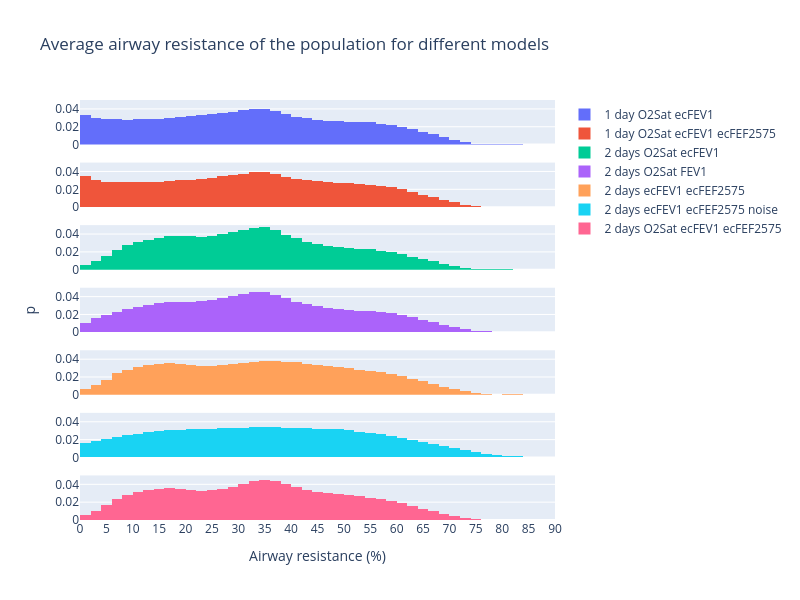

The notebook cell this image was saved under:
### Code cell
xbins = 0.1
method = "1 sigma interpercentile range"
xbins = 0.2
xrange = [0, 30]
method = "2 sigma interpercentile range"
xbins = 0.4
xrange = [0, 50]
# method = "3 sigma interpercentile range"
# xbins = 0.4
# xrange = [0, 70]

title = f"Average airway resistance of the population for different models"

fig = make_subplots(rows=7, cols=1, shared_xaxes=True, y_title="p")

# Y axis title font size
fig.layout.annotations[0]["font"] = {"size": 14}

# Add histogram
ih.plot_histogram(
    fig, AR, avg_ar_o2_fev1, AR.a, AR.b, 1, 1, name="1 day O2Sat ecFEV1", annot=False
)
ih.plot_histogram(
    fig,
    AR,
    avg_ar_o2_fev1_fef2575,
    AR.a,
    AR.b,
    2,
    1,
    name="1 day O2Sat ecFEV1 ecFEF2575",
    annot=False,
)
ih.plot_histogram(
    fig,
    AR,
    avg_ar_2days_o2sat_ecfev1,
    AR.a,
    AR.b,
    3,
    1,
    name="2 days O2Sat ecFEV1",
    annot=False,
)
ih.plot_histogram(
    fig,
    AR,
    avg_ar_2days_o2sat_fev1,
    AR.a,
    AR.b,
    4,
    1,
    name="2 days O2Sat FEV1",
    annot=False,
)
ih.plot_histogram(
    fig,
    AR,
    avg_ar_2days_ecfev1_ecfef2575,
    AR.a,
    AR.b,
    5,
    1,
    name="2 days ecFEV1 ecFEF2575",
    annot=False,
)
ih.plot_histogram(
    fig,
    AR,
    avg_ar_2days_ecfev1_ecfef2575_noise,
    AR.a,
    AR.b,
    6,
    1,
    name="2 days ecFEV1 ecFEF2575 noise",
    annot=False,
)
ih.plot_histogram(
    fig,
    AR,
    avg_ar_2days_o2sat_ecfev1_ecfef2575,
    AR.a,
    AR.b,
    7,
    1,
    name="2 days O2Sat ecFEV1 ecFEF2575",
    annot=False,
)

# Add x axis xrange
fig.update_xaxes(title=f"Airway resistance (%)", row=7, col=1)
# Set y axis range
fig.update_yaxes(range=[0, 0.05])

fig.update_layout(title=title, height=600, width=800)
fig.show()

fig.write_image(f"{dh.get_path_to_main()}/PlotsBreathe/AR_modelling/{title}.pdf")

### Figure 1 — Plotly figure (JSON) as saved in the notebook; plotly's stock layout.template omitted (floating-point values rounded to 4 significant figures)
{"data": [{"histfunc": "sum", "name": "1 day O2Sat ecFEV1", "type": "histogram", "x": [0, 2, 4, 6, 8, 10, 12, 14, 16, 18, 20, 22, 24, 26, 28, 30, 32, 34, 36, 38, 40, 42, 44, 46, 48, 50, 52, 54, 56, 58, 60, 62, 64, 66, 68, 70, 72, 74, 76, 78, 80, 82, 84, 86, 88], "xaxis": "x", "xbins": {"end": 90, "size": 2, "start": 0}, "y": [0.033, 0.02943, 0.02846, 0.02814, 0.02807, 0.02822, 0.02859, 0.02914, 0.02984, 0.03069, 0.03165, 0.03277, 0.03404, 0.03546, 0.03696, 0.03849, 0.03997, 0.04014, 0.03776, 0.03437, 0.03142, 0.02947, 0.02791, 0.02672, 0.02598, 0.0256, 0.02535, 0.02481, 0.02353, 0.022, 0.01986, 0.01722, 0.01408, 0.01148, 0.008352, 0.005455, 0.002824, 0.001154, 0.0004897, 0.0003832, 0.0003779, 0.0002559, 7.898e-05, 6.091e-06, 4.488e-08], "yaxis": "y"}, {"histfunc": "sum", "name": "1 day O2Sat ecFEV1 ecFEF2575", "type": "histogram", "x": [0, 2, 4, 6, 8, 10, 12, 14, 16, 18, 20, 22, 24, 26, 28, 30, 32, 34, 36, 38, 40, 42, 44, 46, 48, 50, 52, 54, 56, 58, 60, 62, 64, 66, 68, 70, 72, 74, 76, 78, 80, 82, 84, 86, 88], "xaxis": "x2", "xbins": {"end": 90, "size": 2, "start": 0}, "y": [0.03473, 0.02996, 0.02855, 0.02799, 0.02775, 0.02784, 0.0282, 0.0287, 0.02935, 0.03009, 0.03095, 0.03195, 0.03315, 0.03448, 0.03595, 0.03743, 0.03899, 0.03933, 0.03729, 0.03428, 0.03171, 0.03025, 0.02914, 0.028, 0.0272, 0.02667, 0.0261, 0.02535, 0.0239, 0.02228, 0.02009, 0.01736, 0.01408, 0.01144, 0.008321, 0.005456, 0.002801, 0.00116, 0.0005467, 0.0004222, 0.000416, 0.0002393, 8.606e-05, 1.672e-05, 2.061e-08], "yaxis": "y2"}, {"histfunc": "sum", "name": "2 days O2Sat ecFEV1", "type": "histogram", "x": [0, 2, 4, 6, 8, 10, 12, 14, 16, 18, 20, 22, 24, 26, 28, 30, 32, 34, 36, 38, 40, 42, 44, 46, 48, 50, 52, 54, 56, 58, 60, 62, 64, 66, 68, 70, 72, 74, 76, 78, 80, 82, 84, 86, 88], "xaxis": "x3", "xbins": {"end": 90, "size": 2, "start": 0}, "y": [0.005545, 0.009476, 0.01522, 0.02264, 0.0278, 0.03118, 0.03369, 0.03588, 0.03751, 0.03797, 0.03731, 0.03724, 0.0381, 0.0398, 0.04197, 0.04438, 0.04687, 0.04753, 0.0441, 0.0391, 0.0351, 0.03128, 0.02852, 0.02663, 0.02538, 0.02444, 0.02371, 0.02284, 0.0213, 0.01947, 0.01724, 0.01475, 0.01194, 0.009395, 0.006561, 0.003996, 0.001943, 0.0007947, 0.0004043, 0.0003643, 0.000347, 0.0002205, 6.35e-05, 4.452e-06, 2.891e-08], "yaxis": "y3"}, {"histfunc": "sum", "name": "2 days O2Sat FEV1", "type": "histogram", "x": [0, 2, 4, 6, 8, 10, 12, 14, 16, 18, 20, 22, 24, 26, 28, 30, 32, 34, 36, 38, 40, 42, 44, 46, 48, 50, 52, 54, 56, 58, 60, 62, 64, 66, 68, 70, 72, 74, 76, 78, 80, 82, 84, 86, 88], "xaxis": "x4", "xbins": {"end": 90, "size": 2, "start": 0}, "y": [0.0107, 0.01547, 0.01915, 0.02271, 0.02588, 0.0287, 0.03109, 0.03278, 0.03342, 0.03358, 0.03412, 0.03516, 0.03665, 0.03847, 0.04078, 0.04329, 0.04545, 0.04518, 0.04211, 0.03803, 0.03428, 0.0314, 0.02897, 0.02706, 0.02572, 0.02491, 0.02433, 0.02364, 0.02253, 0.02119, 0.01929, 0.0169, 0.01407, 0.01143, 0.00842, 0.005715, 0.003356, 0.001767, 0.0009111, 0.0005475, 0.0004036, 0.0002707, 0.0001174, 3.324e-05, 4.21e-06], "yaxis": "y4"}, {"histfunc": "sum", "name": "2 days ecFEV1 ecFEF2575", "type": "histogram", "x": [0, 2, 4, 6, 8, 10, 12, 14, 16, 18, 20, 22, 24, 26, 28, 30, 32, 34, 36, 38, 40, 42, 44, 46, 48, 50, 52, 54, 56, 58, 60, 62, 64, 66, 68, 70, 72, 74, 76, 78, 80, 82, 84, 86, 88], "xaxis": "x5", "xbins": {"end": 90, "size": 2, "start": 0}, "y": [0.006116, 0.01063, 0.0168, 0.02403, 0.0282, 0.03083, 0.03311, 0.035, 0.03566, 0.03496, 0.0331, 0.03202, 0.03217, 0.03314, 0.03444, 0.03592, 0.03741, 0.03839, 0.03788, 0.03705, 0.03656, 0.03497, 0.03368, 0.03241, 0.03093, 0.0296, 0.02843, 0.02719, 0.02553, 0.02335, 0.02077, 0.018, 0.01498, 0.01207, 0.009277, 0.00678, 0.004423, 0.002126, 0.0006349, 0.0003173, 0.0004224, 0.0004274, 0.0002316, 4.473e-05, 2.308e-06], "yaxis": "y5"}, {"histfunc": "sum", "name": "2 days ecFEV1 ecFEF2575 noise", "type": "histogram", "x": [0, 2, 4, 6, 8, 10, 12, 14, 16, 18, 20, 22, 24, 26, 28, 30, 32, 34, 36, 38, 40, 42, 44, 46, 48, 50, 52, 54, 56, 58, 60, 62, 64, 66, 68, 70, 72, 74, 76, 78, 80, 82, 84, 86, 88], "xaxis": "x6", "xbins": {"end": 90, "size": 2, "start": 0}, "y": [0.01594, 0.01806, 0.02037, 0.02256, 0.02476, 0.02666, 0.02835, 0.02961, 0.03059, 0.03123, 0.03163, 0.03202, 0.03241, 0.03282, 0.03321, 0.03353, 0.03369, 0.03373, 0.03364, 0.0334, 0.03312, 0.03266, 0.03234, 0.03162, 0.03136, 0.03043, 0.02891, 0.0277, 0.02591, 0.02404, 0.02212, 0.01991, 0.01747, 0.01502, 0.01251, 0.01017, 0.007998, 0.006047, 0.004384, 0.003045, 0.002031, 0.001311, 0.000828, 0.0005196, 0.0003295], "yaxis": "y6"}, {"histfunc": "sum", "name": "2 days O2Sat ecFEV1 ecFEF2575", "type": "histogram", "x": [0, 2, 4, 6, 8, 10, 12, 14, 16, 18, 20, 22, 24, 26, 28, 30, 32, 34, 36, 38, 40, 42, 44, 46, 48, 50, 52, 54, 56, 58, 60, 62, 64, 66, 68, 70, 72, 74, 76, 78, 80, 82, 84, 86, 88], "xaxis": "x7", "xbins": {"end": 90, "size": 2, "start": 0}, "y": [0.006117, 0.01063, 0.0168, 0.02404, 0.02822, 0.03088, 0.03319, 0.03513, 0.03588, 0.03532, 0.03368, 0.03291, 0.03352, 0.03513, 0.03734, 0.04007, 0.04325, 0.04513, 0.04324, 0.03995, 0.03719, 0.03414, 0.03195, 0.03035, 0.02887, 0.02765, 0.02651, 0.0252, 0.02341, 0.02141, 0.01889, 0.016, 0.01266, 0.009817, 0.006787, 0.004173, 0.002043, 0.0008557, 0.0004611, 0.0004366, 0.000396, 0.0002322, 9.527e-05, 1.587e-05, 1.84e-08], "yaxis": "y7"}], "layout": {"annotations": [{"font": {"size": 14}, "showarrow": false, "text": "p", "textangle": -90, "x": 0, "xanchor": "right", "xref": "paper", "xshift": -40, "y": 0.5, "yanchor": "middle", "yref": "paper"}], "height": 600, "title": {"text": "Average airway resistance of the population for different models"}, "width": 800, "xaxis": {"anchor": "y", "domain": [0, 1], "matches": "x7", "nticks": 20, "range": [0, 90], "showticklabels": false, "title": {}}, "xaxis2": {"anchor": "y2", "domain": [0, 1], "matches": "x7", "nticks": 20, "range": [0, 90], "showticklabels": false, "title": {}}, "xaxis3": {"anchor": "y3", "domain": [0, 1], "matches": "x7", "nticks": 20, "range": [0, 90], "showticklabels": false, "title": {}}, "xaxis4": {"anchor": "y4", "domain": [0, 1], "matches": "x7", "nticks": 20, "range": [0, 90], "showticklabels": false, "title": {}}, "xaxis5": {"anchor": "y5", "domain": [0, 1], "matches": "x7", "nticks": 20, "range": [0, 90], "showticklabels": false, "title": {}}, "xaxis6": {"anchor": "y6", "domain": [0, 1], "matches": "x7", "nticks": 20, "range": [0, 90], "showticklabels": false, "title": {}}, "xaxis7": {"anchor": "y7", "domain": [0, 1], "nticks": 20, "range": [0, 90], "title": {"text": "Airway resistance (%)"}}, "yaxis": {"anchor": "x", "domain": [0.8939, 1], "range": [0, 0.05]}, "yaxis2": {"anchor": "x2", "domain": [0.7449, 0.851], "range": [0, 0.05]}, "yaxis3": {"anchor": "x3", "domain": [0.5959, 0.702], "range": [0, 0.05]}, "yaxis4": {"anchor": "x4", "domain": [0.4469, 0.5531], "range": [0, 0.05]}, "yaxis5": {"anchor": "x5", "domain": [0.298, 0.4041], "range": [0, 0.05]}, "yaxis6": {"anchor": "x6", "domain": [0.149, 0.2551], "range": [0, 0.05]}, "yaxis7": {"anchor": "x7", "domain": [0, 0.1061], "range": [0, 0.05]}}}
